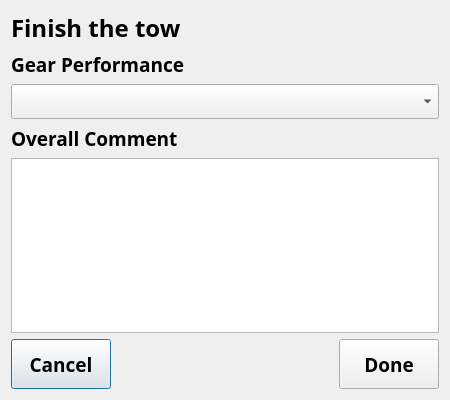
<?xml version="1.0" encoding="UTF-8"?>
<ui version="4.0">
 <class>doneDlg</class>
 <widget class="QDialog" name="doneDlg">
  <property name="geometry">
   <rect>
    <x>0</x>
    <y>0</y>
    <width>450</width>
    <height>400</height>
   </rect>
  </property>
  <property name="minimumSize">
   <size>
    <width>450</width>
    <height>400</height>
   </size>
  </property>
  <property name="windowTitle">
   <string>Finish Tow</string>
  </property>
  <layout class="QVBoxLayout" name="verticalLayout_2">
   <item>
    <layout class="QVBoxLayout" name="verticalLayout">
     <item>
      <widget class="QLabel" name="l_title">
       <property name="sizePolicy">
        <sizepolicy hsizetype="MinimumExpanding" vsizetype="MinimumExpanding">
         <horstretch>0</horstretch>
         <verstretch>0</verstretch>
        </sizepolicy>
       </property>
       <property name="font">
        <font>
         <family>Arial Black</family>
         <pointsize>18</pointsize>
         <weight>75</weight>
         <bold>true</bold>
        </font>
       </property>
       <property name="text">
        <string>Finish the tow</string>
       </property>
      </widget>
     </item>
     <item>
      <widget class="QLabel" name="l_reason">
       <property name="sizePolicy">
        <sizepolicy hsizetype="MinimumExpanding" vsizetype="MinimumExpanding">
         <horstretch>0</horstretch>
         <verstretch>0</verstretch>
        </sizepolicy>
       </property>
       <property name="font">
        <font>
         <family>Arial Black</family>
         <pointsize>14</pointsize>
         <weight>75</weight>
         <bold>true</bold>
        </font>
       </property>
       <property name="text">
        <string>Gear Performance</string>
       </property>
      </widget>
     </item>
     <item>
      <widget class="QComboBox" name="cb_perf">
       <property name="sizePolicy">
        <sizepolicy hsizetype="MinimumExpanding" vsizetype="Fixed">
         <horstretch>0</horstretch>
         <verstretch>0</verstretch>
        </sizepolicy>
       </property>
       <property name="font">
        <font>
         <family>Arial Black</family>
         <pointsize>14</pointsize>
         <weight>75</weight>
         <bold>true</bold>
        </font>
       </property>
      </widget>
     </item>
     <item>
      <widget class="QLabel" name="l_comment">
       <property name="sizePolicy">
        <sizepolicy hsizetype="MinimumExpanding" vsizetype="MinimumExpanding">
         <horstretch>0</horstretch>
         <verstretch>0</verstretch>
        </sizepolicy>
       </property>
       <property name="font">
        <font>
         <family>Arial Black</family>
         <pointsize>14</pointsize>
         <weight>75</weight>
         <bold>true</bold>
        </font>
       </property>
       <property name="text">
        <string>Overall Comment</string>
       </property>
      </widget>
     </item>
     <item>
      <widget class="QTextEdit" name="te_comment">
       <property name="font">
        <font>
         <family>Arial Black</family>
         <pointsize>11</pointsize>
         <weight>75</weight>
         <bold>true</bold>
        </font>
       </property>
      </widget>
     </item>
    </layout>
   </item>
   <item>
    <layout class="QHBoxLayout" name="horizontalLayout">
     <item>
      <widget class="QPushButton" name="pb_cancel">
       <property name="minimumSize">
        <size>
         <width>100</width>
         <height>50</height>
        </size>
       </property>
       <property name="maximumSize">
        <size>
         <width>100</width>
         <height>50</height>
        </size>
       </property>
       <property name="font">
        <font>
         <family>Arial Black</family>
         <pointsize>14</pointsize>
         <weight>75</weight>
         <bold>true</bold>
        </font>
       </property>
       <property name="text">
        <string>Cancel</string>
       </property>
      </widget>
     </item>
     <item>
      <spacer name="horizontalSpacer">
       <property name="font">
        <font>
         <family>Arial Black</family>
         <pointsize>12</pointsize>
         <weight>75</weight>
         <bold>true</bold>
        </font>
       </property>
       <property name="orientation">
        <enum>Qt::Horizontal</enum>
       </property>
       <property name="sizeHint" stdset="0">
        <size>
         <width>40</width>
         <height>20</height>
        </size>
       </property>
      </spacer>
     </item>
     <item>
      <widget class="QPushButton" name="pb_done">
       <property name="minimumSize">
        <size>
         <width>100</width>
         <height>50</height>
        </size>
       </property>
       <property name="maximumSize">
        <size>
         <width>100</width>
         <height>50</height>
        </size>
       </property>
       <property name="font">
        <font>
         <family>Arial Black</family>
         <pointsize>14</pointsize>
         <weight>75</weight>
         <bold>true</bold>
        </font>
       </property>
       <property name="text">
        <string>Done</string>
       </property>
      </widget>
     </item>
    </layout>
   </item>
  </layout>
 </widget>
 <resources/>
 <connections/>
</ui>
